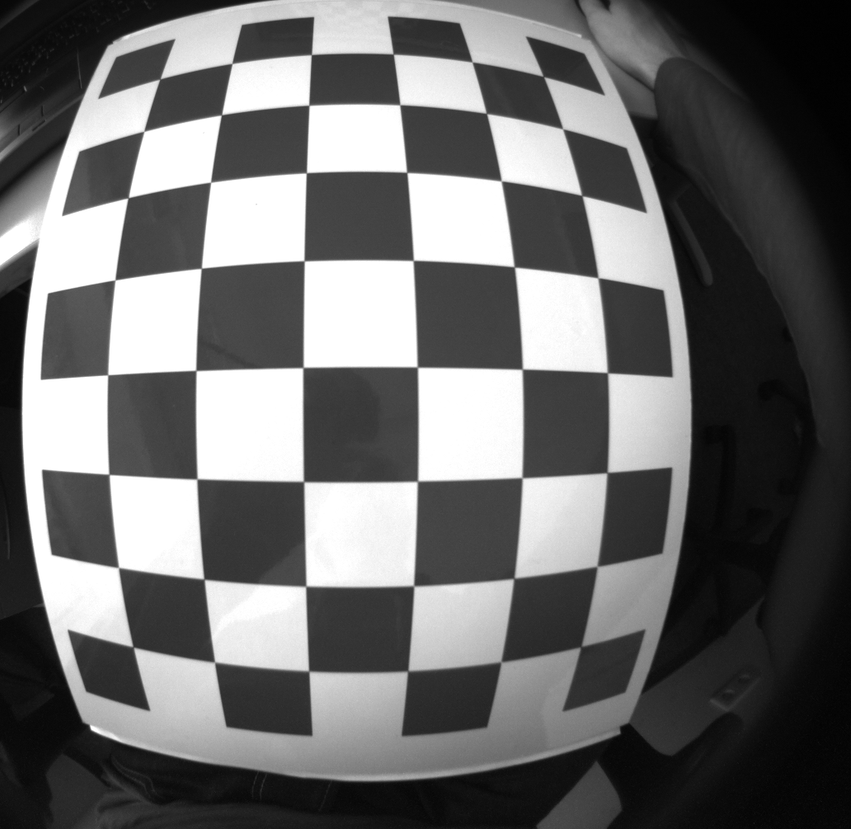
#> input picture chess.png, 851 x 829 px, shrunk from 1032 x 1005 before the run
$ jupyter execute HarrisOperator.ipynb
#> lines starting #> are read from the running program, lines starting #| are printed output that depends on the picture
[cell 1]
import numpy as np
import matplotlib.pyplot as plt
import matplotlib.colors as col
import matplotlib.image as mpimg
from scipy import signal
from scipy import ndimage

def rgb2gray(rgb_image):
    return np.dot(rgb_image[...,:3], [0.299, 0.587, 0.114])

def multi_view( images ):
    images_count = len( images )
    fig = plt.figure(figsize=(10,20))
    for row in range( images_count  ):
        ax1 = fig.add_subplot( images_count , 1 , row + 1)
        ax1.imshow( images[ row ], cmap='gray' )

def view( image ):
    plt.figure(figsize=(10,20))
    plt.imshow( image )

def box_filter( w ):
    return np.ones((w,w)) / (w*w)

def gaussian_kernel( kernlen , std ):
    """Returns a 2D Gaussian kernel array."""
    gkern1d = signal.gaussian(kernlen, std=std).reshape(kernlen, 1)
    gkern2d = np.outer(gkern1d, gkern1d)
    return gkern2d

## Load and Preprocess Images $I$

[cell 2]
images_files = ["chess.png",
               "francesco-bagnato-insect-macro.jpg", "entrance-of-university.jpg",
               "francesco-bagnato-insect.jpg" ]

images = [ mpimg.imread( file ) for file in images_files ]
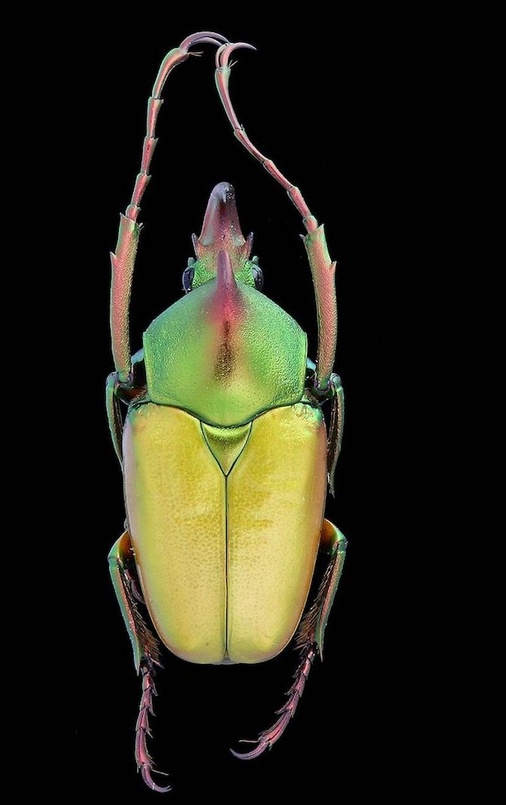
#> input picture francesco-bagnato-insect-macro.jpg, 506 x 805 px, shrunk from 613 x 976 before the run
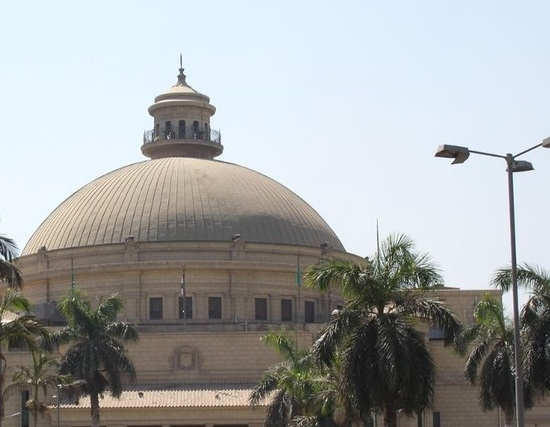
#> input picture entrance-of-university.jpg, 550 x 427 px, shrunk from 667 x 518 before the run
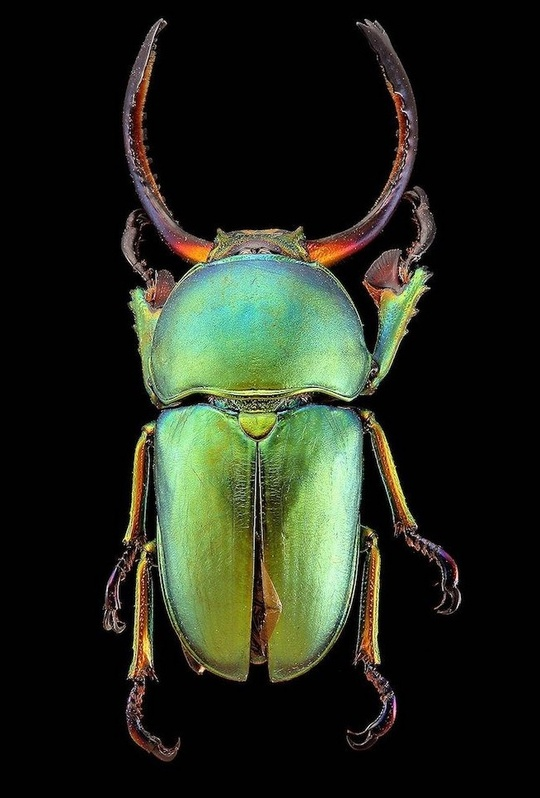
#> input picture francesco-bagnato-insect.jpg, 540 x 798 px, shrunk from 655 x 967 before the run
#> images = 4 items

images_gr = [ rgb2gray( image ) if len(image.shape) > 2 else image for image in images ]
#> in rgb2gray (call 3), `return np.dot(rgb_image[...,:3], [0.299, 0.587, 0.114])`:
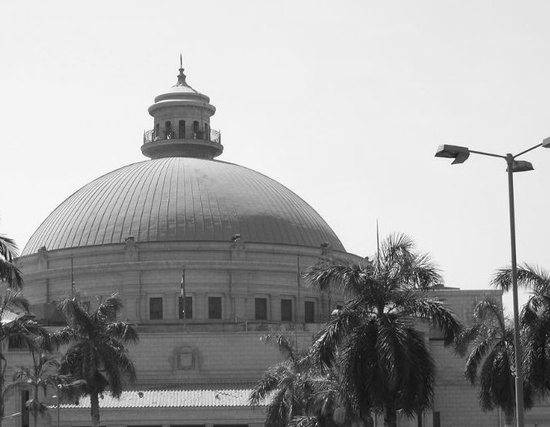
#> returned value: shape (427, 550) float64; min 10, max 255, mean 165.8
#> in rgb2gray (call 4), `return np.dot(rgb_image[...,:3], [0.299, 0.587, 0.114])`:
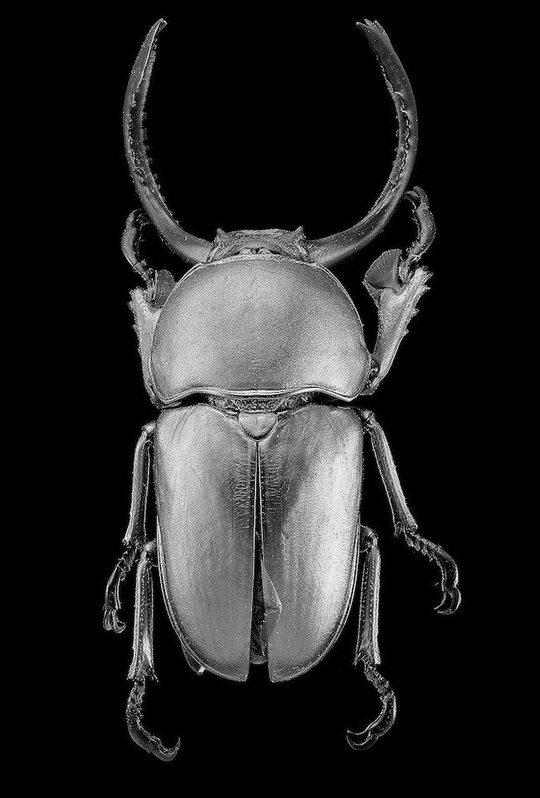
#> returned value: shape (798, 540) float64; min 0, max 249.2, mean 36.8
#> images_gr = 4 items

images_smooth = [ signal.convolve2d(img, gaussian_kernel(7,1.0) ,'same') for img in images_gr ]
#> images_smooth = 4 items

## Define Gradient Function for $I_x$ and $I_y$

[cell 3]
sobel_h = np.array([[ -1 , 0 , 1 ] ,
                    [ -2 , 0 , 2 ] ,
                    [ -1 , 0 , 1 ]])
sobel_v = sobel_h.transpose()

images_Ix = [ signal.convolve2d( img , sobel_h ,'same') for img in images_smooth ]
#> images_Ix = 4 items
images_Iy = [ signal.convolve2d( img , sobel_v ,'same') for img in images_smooth ]
#> images_Iy = 4 items

[ multi_view( comb ) for comb in list(zip( images_smooth,images_Ix, images_Iy ))]
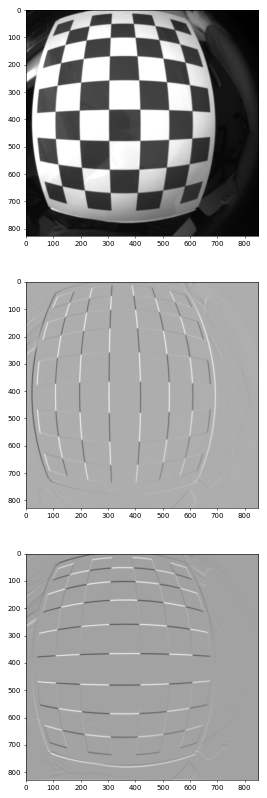
#> figure drawn by matplotlib, 3 panels
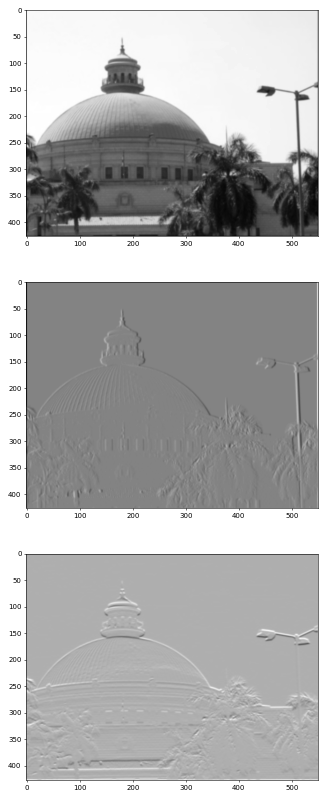
#> figure drawn by matplotlib, 3 panels
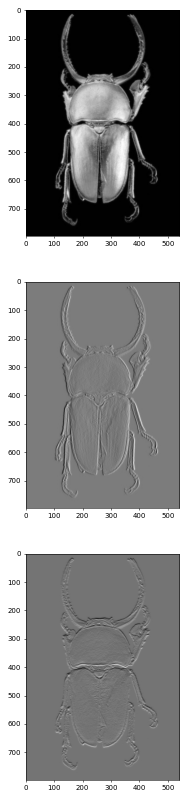
#> figure drawn by matplotlib, 3 panels

## Define $I_{xx}$, $I_{yy}$, and $I_{xy}$

[cell 4]
images_Ixx = [ np.multiply( img, img) for img in images_Ix ]
#> images_Ixx = 4 items
images_Iyy = [ np.multiply( img, img) for img in images_Iy ]
#> images_Iyy = 4 items
images_Ixy = [ np.multiply( imgx, imgy) for imgx, imgy in zip( images_Ix, images_Iy )]
#> images_Ixy = 4 items

## Compute the $\sum I_{xx}$, $\sum I_{yy}$, and $\sum I_{xy}$ over a window $w$

We can compute $M$ as following:

$ M =
\begin{bmatrix}
I_{xx}       & I_{xy} \\
I_{xy}       & I_{yy}
\end{bmatrix}
$

But if we need more robust detection, we can compute $M$ over a window, so we are now able to detect larger corner that lives inside a window of pixels, instead of a single pixel.

To detect a corner in a region within a window, we can compute $M$ as following:

$
M(p) = \sum_{i,j} w(i,j)
\begin{bmatrix}
I_{xx}(i,j)       & I_{xy}(i,j) \\
I_{xy}(i,j)       & I_{yy}(i,j)
\end{bmatrix}
$

$
M(p) =
\begin{bmatrix}
\sum_{i,j} w(i,j) I_{xx}(i,j)       & \sum_{i,j} w(i,j) I_{xy}(i,j) \\
\sum_{i,j} w(i,j) I_{xy}(i,j)       & \sum_{i,j} w(i,j) I_{yy}(i,j)
\end{bmatrix}
$

$
M(p) =
\begin{bmatrix}
\hat{I}_{xx}       & \hat{I}_{xy} \\
\hat{I}_{xy}       & \hat{I}_{yy}
\end{bmatrix}
$

Now let's assume a uniform window of size $5 \times 5$, in which we can apply a box filter over each of $I_{xx}$, $I_{yy}$, and $I_{xy}$.

[cell 5]
images_Ixx_hat = [ signal.convolve2d( img ,  gaussian_kernel(21,1.0) ,'same') for img in images_Ixx ]
#> images_Ixx_hat = 4 items
images_Iyy_hat = [ signal.convolve2d( img ,  gaussian_kernel(21,1.0) , 'same') for img in images_Iyy ]
#> images_Iyy_hat = 4 items
images_Ixy_hat = [ signal.convolve2d( img ,  gaussian_kernel(21,1.0)  ,'same') for img in images_Ixy ]
#> images_Ixy_hat = 4 items

## Evaluating corners using $R = (\lambda_1 \times \lambda_2) - k (\lambda_1 + \lambda_2)$

Let $\lambda_1$ and $\lambda_2$ be the eigen values of the matrix $M$. We can say that $M$ corresponds to a strong corner when having both eigen values $\lambda_1$ and $\lambda_2$ with relative highe values. Another case when having either $\lambda_1$ or $\lambda_2$ relatively larger than the other, then we infer that $M$ corresponds to an edge; the reason we call *Harris operator* corner and edge detector. Otherwise, if both $\lambda_1$ and $\lambda_2$ having low values then $M$ corresponds to neither a corner nor an edge.

More over, instead of computing the eigen values we can estimate the quantities $(\lambda_1 \times \lambda_2)$ and $(\lambda_1 + \lambda_2)$ without the need to compute each of $\lambda_1$ and $\lambda_2$. We can rather compute these quantities as following:

$det(M) = \lambda_1 \times \lambda_2$

$trace(M) = \lambda_1 + \lambda_2 $

$ \therefore R = det(M) - k * \text{trace}(M)$

$k$ is empirical constant, recommended $k = 0.04-0.06$

[cell 6]
K = 0.05

images_detM = [ np.multiply(img_xx,img_yy) - np.multiply(img_xy,img_xy) \
               for img_xx,img_yy,img_xy in zip(images_Ixx_hat, images_Iyy_hat, images_Ixy_hat)]
#> images_detM = 4 items
images_trM = [ img_xx + img_yy for img_xx, img_yy  in zip(images_Ixx_hat, images_Iyy_hat) ]
#> images_trM = 4 items
images_R = [ detM - K * trM for detM, trM in zip( images_detM, images_trM )]
#> images_R = 4 items


ratio = 0.2 # Tunable value. to keep adaptivity per image.
images_corners = [  np.abs(R) >  np.quantile( np.abs(R),0.999)  for R in images_R ]
#> images_corners = 4 items

from PIL import Image,ImageDraw

for corners,image in zip(images_corners,images) :
    plt.imshow(image,zorder=1)

    corners_pos = np.argwhere(corners)

    plt.scatter(corners_pos[:,1],corners_pos[:,0],zorder=2, c = 'r',marker ='x')

    plt.show()
#> this loop made 4 passes
#> pass 1, `plt.show()`:
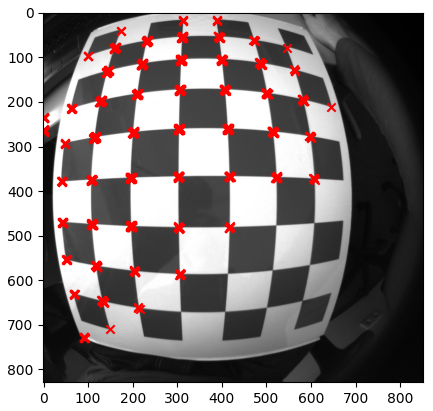
#> figure drawn by matplotlib, 1 panel
#> pass 2, `plt.show()`:
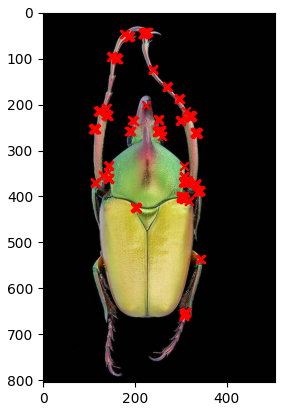
#> figure drawn by matplotlib, 1 panel
